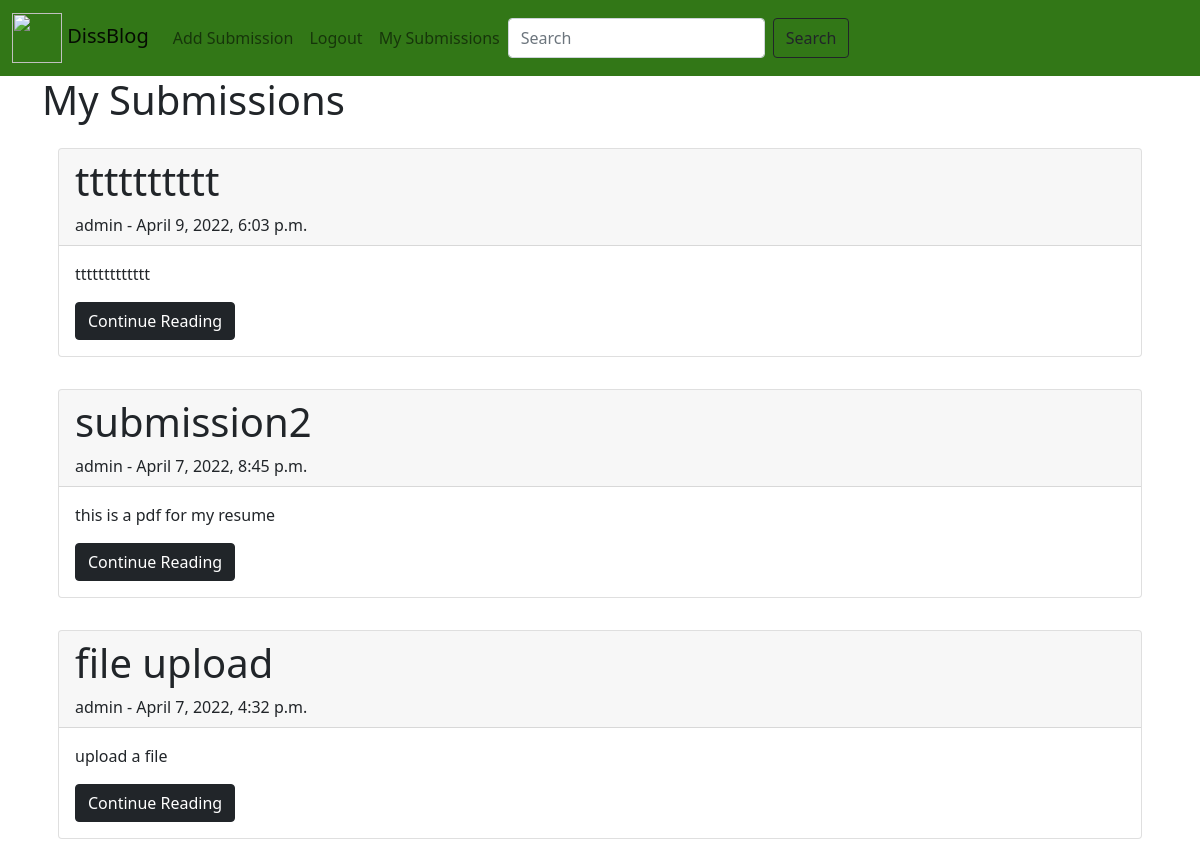
/mysubmission/ (signed in), run on an earlier commit of the app's database.
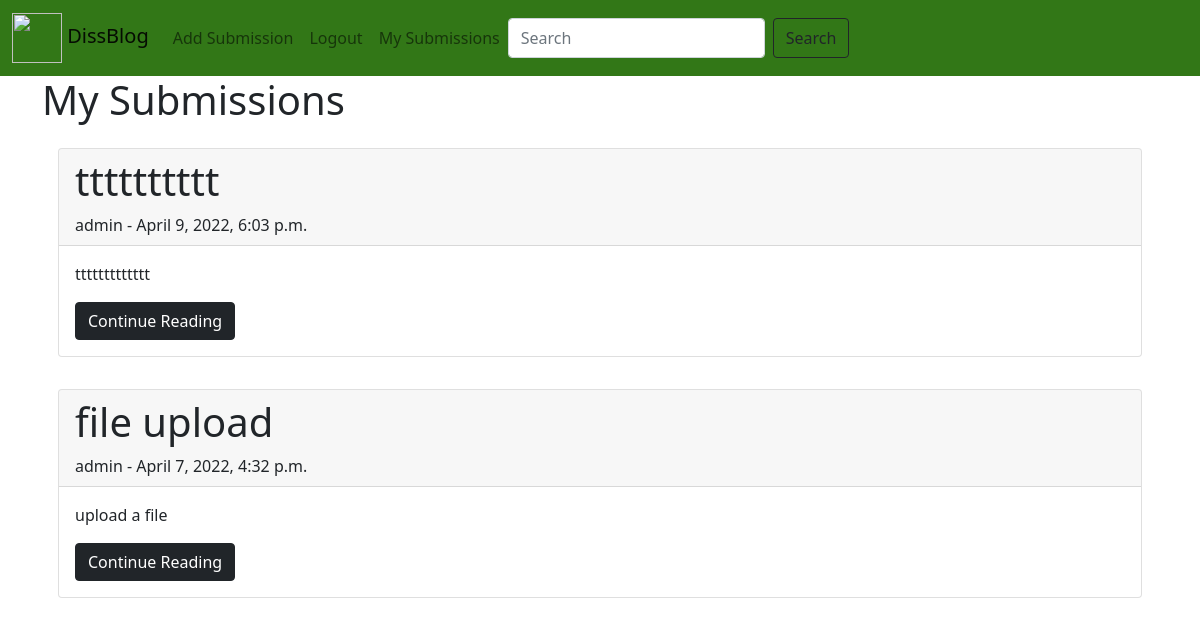
And on a later commit of the database.
### blogtest/models.py (models this page shows, shortened)
class Submission(models.Model):
    title = models.CharField(max_length=255)
    tag = models.ForeignKey(Course, on_delete=models.CASCADE, blank=True)
    file = models.FileField(upload_to='', blank=True)
    content = models.TextField(blank=True)
    author = models.ForeignKey(User, on_delete=models.CASCADE)
    pub_date = models.DateTimeField(auto_now_add=True)
    likes = models.ManyToManyField(User, related_name='blog_submission')

class User(AbstractUser):
    ADMIN = 1
    STUDENT = 2
    STAFF = 3
    TYPE = (
        (ADMIN, _('Administrator')),
        (STUDENT, _('Student')),
        (STAFF, _('Staff')),
    )
    type = models.PositiveSmallIntegerField(choices=TYPE, default=STUDENT)
    date_of_birth = models.DateField(_('date_of_birth'), default=timezone.now)

### blogtest/views.py (the view)
# urls.py: path('mysubmission/', views.MyPostView.as_view(), name='my_post'),
class MyPostView(LoginRequiredMixin, generic.ListView):
    model = Submission
    template_name = 'blog/my_post.html'
    ordering = ['-pub_date']
    login_url = 'login'
    redirect_field_name = 'login'

### blogtest/templates/blog/my_post.html
{% extends 'base.html' %}
{% block content %}
    <h1>My Submissions</h1>
    {% for submission in submission_list %}
        {% if user.id == submission.author.id %}
        <div style="padding:1rem;">
            <div class="card" style="width: auto;">
                <div class="card-header">
                    <h1>{{ submission.title }}</h1>
                    {{ submission.author }} - {{ submission.pub_date }}
                </div>
                <div class="card-body">
                    <p>{{ submission.content }}</p>
                    <a href="{% url 'submission-detail' submission.pk %}" class="btn btn-dark">Continue Reading</a>
                </div>
            </div>
        </div>
        {% endif %}
    {% endfor %}
{% endblock %}

What changed in the data, as far as the page shows it:
removed Submission: title "submission2", author "admin", pub_date "April 7, 2022, 8:45 p.m.", content "this is a pdf for my resume"
